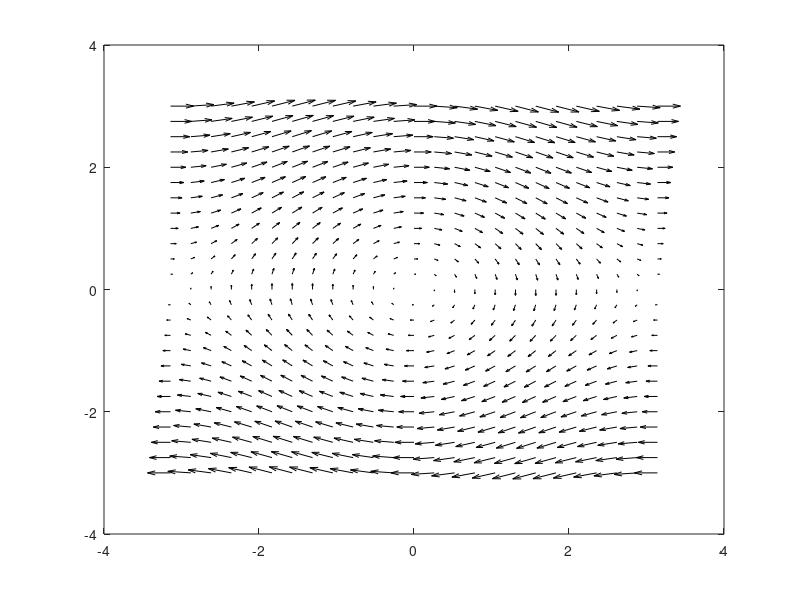

This figure's MATLAB source: (Note: this script raises an error after producing the figure.)
% PENDULUM_PHASE  Compute and plot the phase portrait of a simple pendulum.
%
%   This script computes the Hamiltonian vector field for a simple pendulum
%   and integrates sample trajectories to illustrate the phase portrait. The
%   Hamiltonian of the pendulum with unit mass, unit length, and unit gravity
%   is
%
%       H(\theta,p) = 0.5*p.^2 + (1 - cos(\theta)).
%
%   The Hamiltonian equations of motion are
%
%       d\theta/dt =  p
%       dp/dt      = -sin(\theta).
%
%   Running this script will display a quiver plot of the vector field and a
%   set of trajectories in the (\theta,p) plane.

% Grid for phase space
theta = linspace(-pi, pi, 25);
p     = linspace(-3, 3, 25);
[TH, P] = meshgrid(theta, p);

% Hamiltonian vector field
TH_dot = P;               % dtheta/dt
P_dot  = -sin(TH);        % dp/dt

figure;
quiver(TH, P, TH_dot, P_dot, 'k');
hold on;

% Integrate sample trajectories using ode45
traj_theta0 = [-pi, -3*pi/4, -pi/2, -pi/4, 0, pi/4, pi/2, 3*pi/4, pi];
traj_p0     = [-2, 0, 2];

for th0 = traj_theta0
    for p0 = traj_p0
        [t, x] = ode45(@pendulum_ode, [0 10], [th0; p0]);
        plot(x(:,1), x(:,2), 'r');
    end
end

xlabel('\theta');
ylabel('p');
title('Phase portrait of the simple pendulum');
axis tight;
hold off;

%% ODE function for the pendulum Hamiltonian system
function dxdt = pendulum_ode(~, x)
    dxdt = [ x(2);           % dtheta/dt = p
            -sin(x(1)) ];   % dp/dt = -sin(theta)
end
